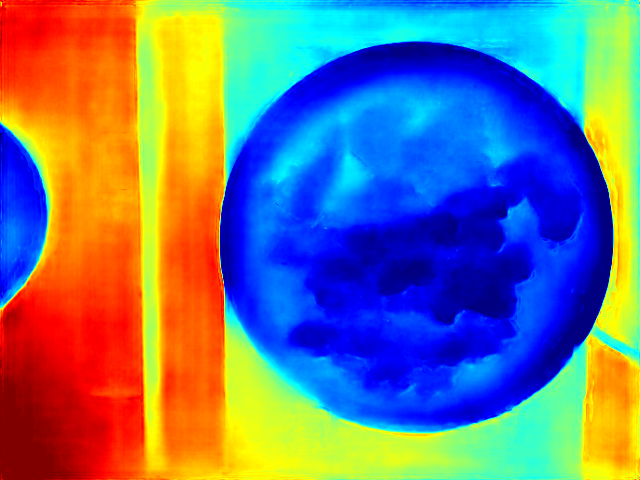
#> input picture data/benchmark/nutrition5k/dish_1557862783-depth-predicted.png, 640 x 480 px
$ python generate-icons.py ../data/benchmark/nutrition5k/dish_1557862783-depth-predicted.png
#> lines starting #> are read from the running program, lines starting #| are printed output that depends on the picture
"""
Generates every PWA icon size from one source, into public/.

    python scripts/generate-icons.py                 # draws the default mark
    python scripts/generate-icons.py my-logo.png     # uses your own artwork

Python rather than the project's usual TypeScript because Pillow is the only
image library on this machine; there is no sharp/canvas in node_modules. It is
a build-time tool run by hand, so it never ships.

The default mark is an open ring in the app's green on its dark surface — the
same shape as the calorie ring the Today screen is built around. No letter,
because a glyph at 32px is mud, and the ring reads at any size.

Your own artwork: pass a square PNG or JPEG. It is fitted onto the brand
background with the safe-area padding maskable icons require, so Android will
not crop into it when it applies a circle or squircle mask.
"""
import sys
from pathlib import Path
from PIL import Image, ImageDraw

ROOT = Path(__file__).resolve().parent.parent
PUBLIC = ROOT / "public"

INK = (23, 32, 25, 255)        # #172019, the app's dark surface
GREEN = (201, 243, 106, 255)   # #c9f36a, the accent everything else uses
MASTER = 1024


def rounded_background(size: int, radius_ratio: float = 0.22) -> Image.Image:
    """iOS applies its own mask, but Android and the browser tab do not."""
    image = Image.new("RGBA", (size, size), (0, 0, 0, 0))
    draw = ImageDraw.Draw(image)
    draw.rounded_rectangle([(0, 0), (size - 1, size - 1)], radius=int(size * radius_ratio), fill=INK)
    return image


def draw_default_mark(size: int) -> Image.Image:
    image = rounded_background(size)
    draw = ImageDraw.Draw(image)

    # An open ring: the gap keeps it from reading as a plain circle, and echoes
    # a progress arc that is not yet complete.
    inset = size * 0.26
    stroke = max(2, int(size * 0.105))
    box = [inset, inset, size - inset, size - inset]
    draw.arc(box, start=-95, end=205, fill=GREEN, width=stroke)

    # The dot sits in the gap, not on the arc: placed anywhere the stroke already
    # covers it merges into a blob at small sizes. 235 degrees is the middle of
    # the opening left between the arc's end (205) and its start (265).
    import math
    radius = (size - 2 * inset) / 2
    angle = math.radians(235)
    dot = size * 0.052
    cx = size / 2 + radius * math.cos(angle)
    cy = size / 2 + radius * math.sin(angle)
    draw.ellipse([cx - dot, cy - dot, cx + dot, cy + dot], fill=GREEN)
    return image


def from_source(path: Path, size: int) -> Image.Image:
#> called with size = 1024
    source = Image.open(path).convert("RGBA")
    # 76% leaves the 12% margin each side that a maskable icon needs.
    inner = int(size * 0.76)
    source.thumbnail((inner, inner), Image.LANCZOS)
    canvas = rounded_background(size)
#> in rounded_background, `image = Image.new("RGBA", (size, size), (0, 0, 0, 0))`: image: PIL image 1024x1024 RGBA; every value is 0
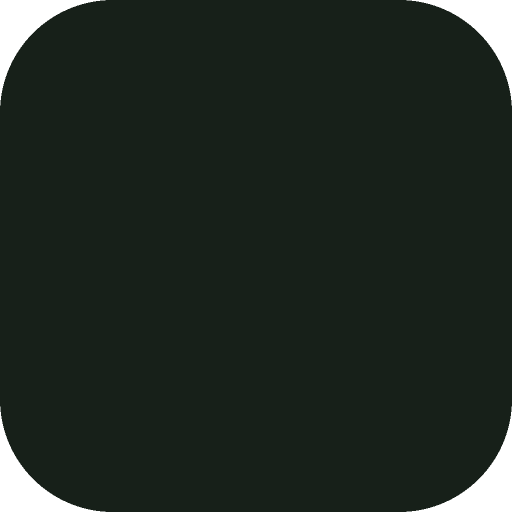
#> canvas: PIL image 1024x1024 RGBA (shown at 1/2 size); mean R, G, B, A 22, 30.7, 24, 244.4; transparent parts drawn white
    canvas.paste(source, ((size - source.width) // 2, (size - source.height) // 2), source)
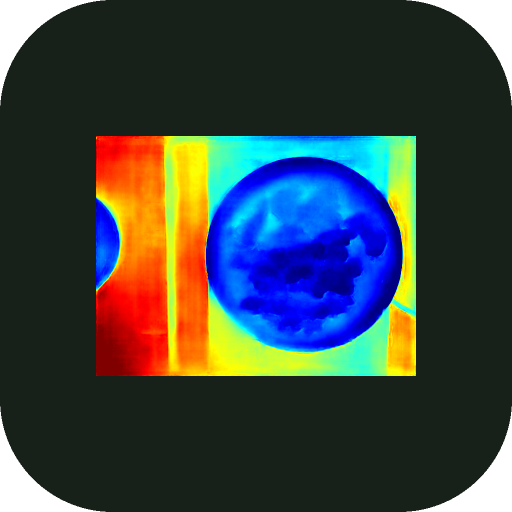
#> canvas: PIL image 1024x1024 RGBA (shown at 1/2 size); mean R, G, B, A 47.7, 56, 55.1, 244.4; transparent parts drawn white
    return canvas


def main() -> int:
    source = Path(sys.argv[1]).resolve() if len(sys.argv) > 1 else None
    if source and not source.exists():
        print(f"No such file: {source}")
        return 1

    master = from_source(source, MASTER) if source else draw_default_mark(MASTER)
    PUBLIC.mkdir(exist_ok=True)

    outputs = {
        "icon-512.png": 512,
        "icon-192.png": 192,
        "apple-touch-icon.png": 180,   # iOS home screen; must be PNG, no alpha needed
        "favicon-32.png": 32,
        "favicon-16.png": 16,
    }
    for name, size in outputs.items():
        master.resize((size, size), Image.LANCZOS).save(PUBLIC / name, optimize=True)
        print(f"public/{name}  {size}x{size}")
#> this loop made 5 passes
#> pass 1, in main, `master.resize((size, size), Image.LANCZOS).save(PUBLIC / name, optimiz..`:
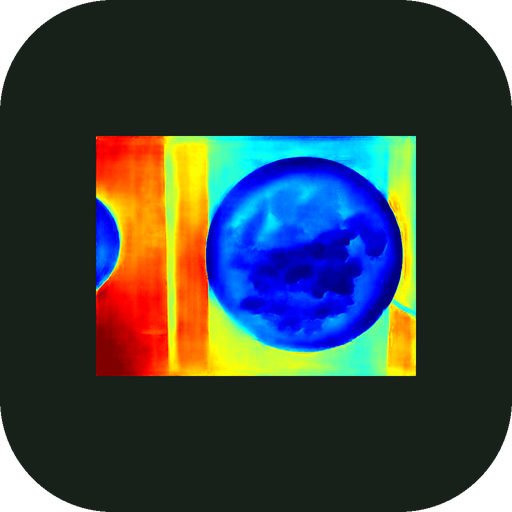
#> saved as icon-512.png: PIL image 512x512 RGBA; mean R, G, B, A 47.8, 56.1, 55.1, 244.4; transparent parts drawn white
#> pass 2, in main, `master.resize((size, size), Image.LANCZOS).save(PUBLIC / name, optimiz..`:
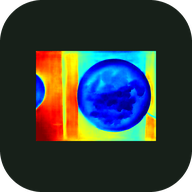
#> saved as icon-192.png: PIL image 192x192 RGBA; mean R, G, B, A 47.8, 56.1, 55.2, 244.4; transparent parts drawn white

    # Maskable: same art, more breathing room, because Android crops to a circle.
    maskable = Image.new("RGBA", (MASTER, MASTER), INK)
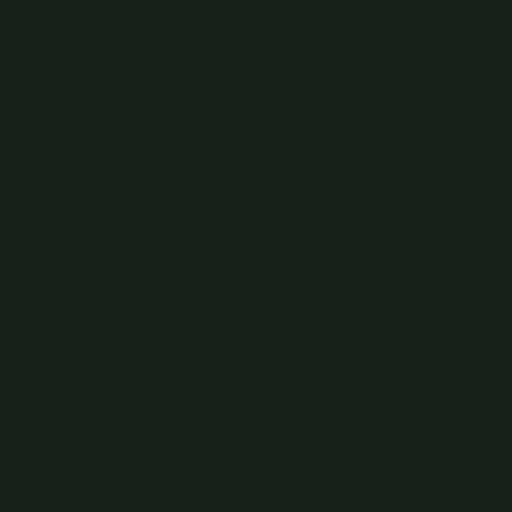
#> maskable: PIL image 1024x1024 RGBA (shown at 1/2 size); mean R, G, B, A 23, 32, 25, 255
    scaled = master.resize((int(MASTER * 0.78),) * 2, Image.LANCZOS)
    maskable.paste(scaled, ((MASTER - scaled.width) // 2,) * 2, scaled)
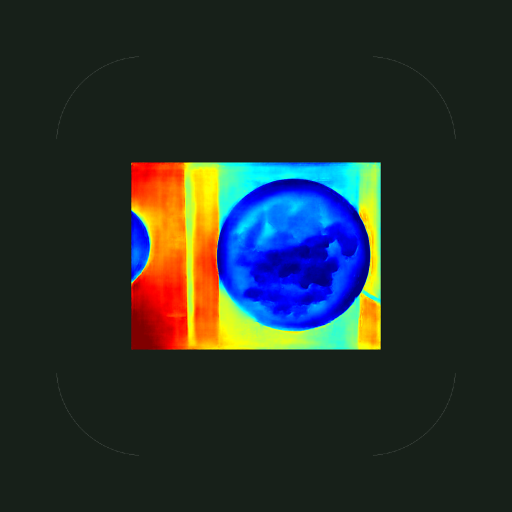
#> maskable: PIL image 1024x1024 RGBA (shown at 1/2 size); mean R, G, B, A 38.6, 47.4, 43.9, 255; transparent parts drawn white
    maskable.resize((512, 512), Image.LANCZOS).save(PUBLIC / "icon-maskable-512.png", optimize=True)
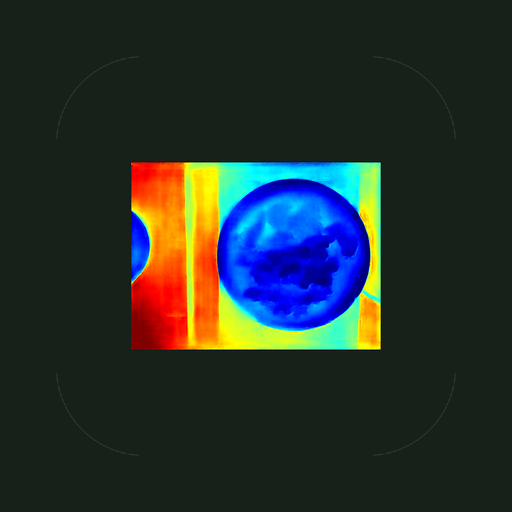
#> saved as icon-maskable-512.png: PIL image 512x512 RGBA; mean R, G, B, A 38.6, 47.4, 43.9, 254.9; transparent parts drawn white
    print("public/icon-maskable-512.png  512x512")
    return 0


if __name__ == "__main__":
    raise SystemExit(main())
#> (the program exits here)

$ run again, on data/benchmark/nutrition5k/dish_1558546663-depth-predicted.png
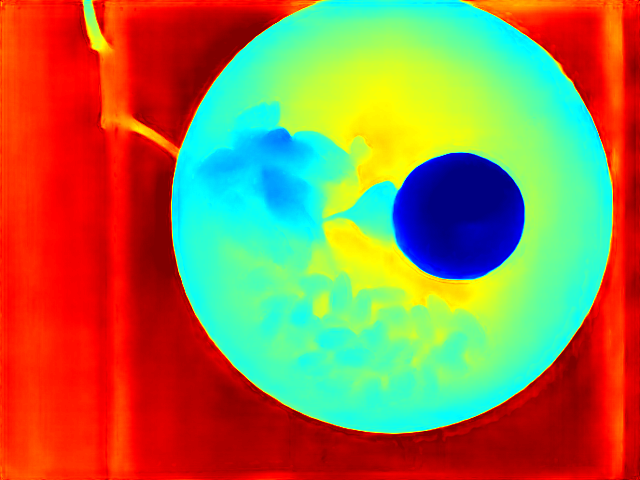
#> input picture data/benchmark/nutrition5k/dish_1558546663-depth-predicted.png, 640 x 480 px
#> image: PIL image 1024x1024 RGBA; every value is 0
#> the loop in main, `for name, size in outputs.items():` made 5 passes
#> pass 1, in main, `master.resize((size, size), Image.LANCZOS).save(PUBLIC / name, optimiz..`:
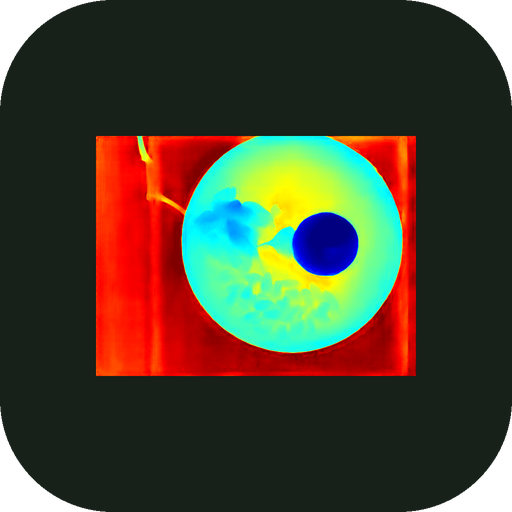
#> saved as icon-512.png: PIL image 512x512 RGBA; mean R, G, B, A 61.4, 57.3, 38.8, 244.4; transparent parts drawn white
#> in main, `maskable.resize((512, 512), Image.LANCZOS).save(PUBLIC / "icon-maskabl..`:
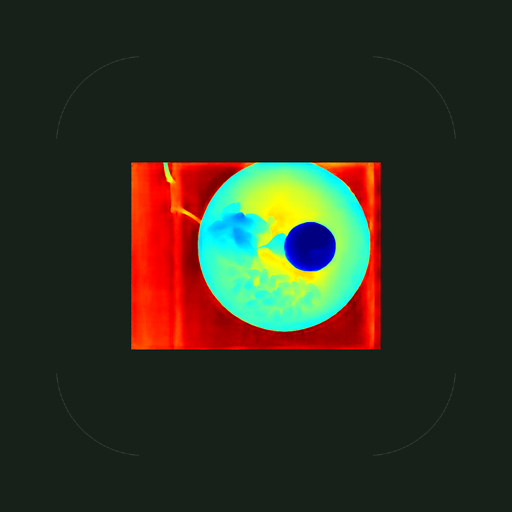
#> saved as icon-maskable-512.png: PIL image 512x512 RGBA; mean R, G, B, A 46.8, 48.1, 34, 254.9; transparent parts drawn white

$ run again, on data/benchmark/nutrition5k/dish_1557862783-depth.png
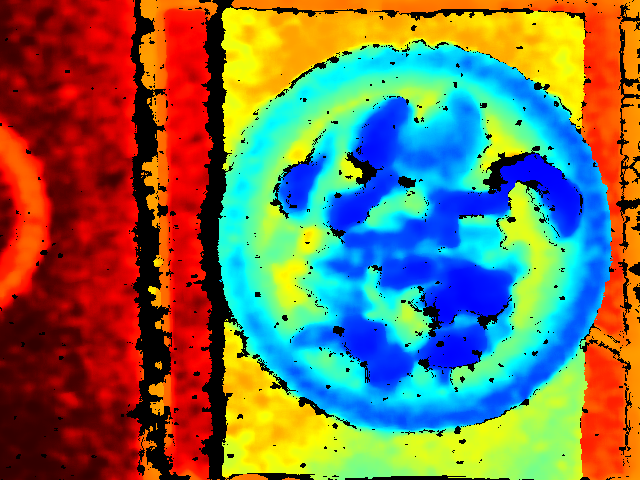
#> input picture data/benchmark/nutrition5k/dish_1557862783-depth.png, 640 x 480 px
#> image: PIL image 1024x1024 RGBA; every value is 0
#> the loop in main, `for name, size in outputs.items():` made 5 passes
#> pass 1, in main, `master.resize((size, size), Image.LANCZOS).save(PUBLIC / name, optimiz..`:
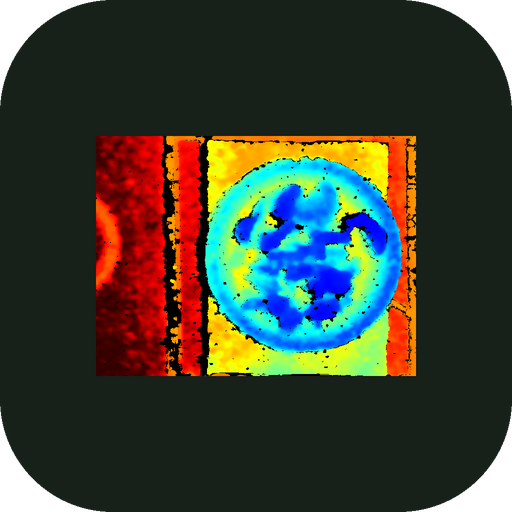
#> saved as icon-512.png: PIL image 512x512 RGBA; mean R, G, B, A 50.5, 55, 41.8, 244.4; transparent parts drawn white
#> in main, `maskable.resize((512, 512), Image.LANCZOS).save(PUBLIC / "icon-maskabl..`:
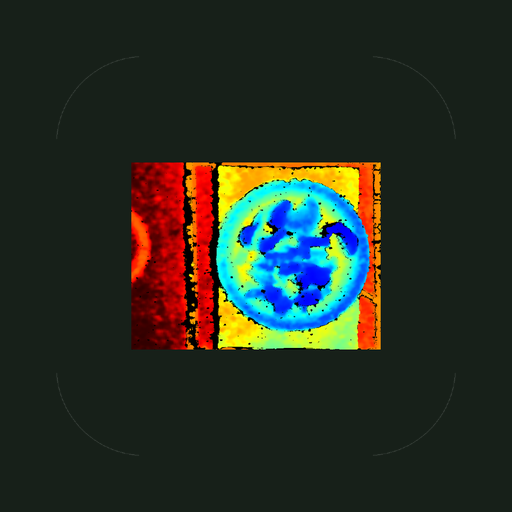
#> saved as icon-maskable-512.png: PIL image 512x512 RGBA; mean R, G, B, A 40.2, 46.7, 35.8, 254.9; transparent parts drawn white
